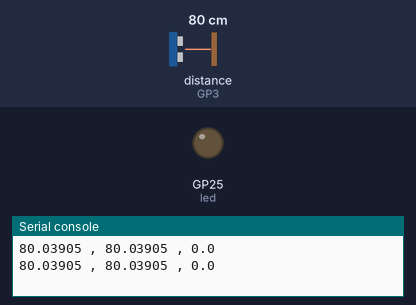
Bench run of a program on a simulated Raspberry Pi Pico running MicroPython. On the bench: output pins drawn as LEDs (lit = HIGH), the last lines printed to the serial console. The test bench sets the inputs (shaded band); at power-on: distance to the obstacle (sensor on GP3) 80 cm. The echo pulse lasts 58.3 µs per cm; pins used as bus, display or sensor lines are not drawn.

Above: at 1.2 s.
1.3 s: distance to the obstacle (sensor on GP3) set to 54 cm
2.8 s: distance to the obstacle (sensor on GP3) set to 46 cm
At 4.2 s:
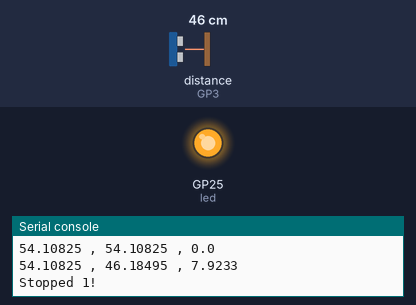
Timing chart, 0 to 9.6 s (numbered marks = the images above; inputs shaded):
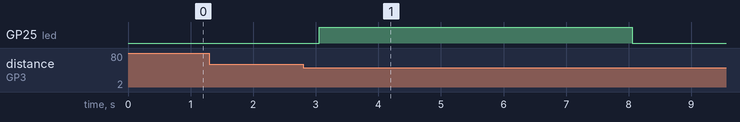

Measured:
- the behaviour switches between 50 and 49 cm on distance to the obstacle (sensor on GP3) (found by bisection; images 0 and 1)
- after the input at 2.8 s, GP25 (led): LOW → HIGH after 0.25 s, → LOW 5.0 s later

The program:

ultrasonic_measurement.py
```python
from machine import Pin
import time
import utime
led = machine.Pin("LED", machine.Pin.OUT)

trigger = Pin(2,Pin.OUT) #refer to GPIO number
echo = Pin(3,Pin.IN) #refer to GPIO number


#Gets distance from Ultrasonic sensor, not need to change
def getDist():
    trigger.low()
    utime.sleep_us(2)  #Delay for 2 microseconds
    trigger.high()
    utime.sleep_us(5)  #Delay for 2 microseconds
    trigger.low()

    while echo.value() == 0:
        signaloff = utime.ticks_us()

    while echo.value() == 1:
        signalon = utime.ticks_us()

    timepassed = signalon - signaloff
    distance = (timepassed * 0.0343)/2
    return distance


#def to be called to get the distance and acceleration relative
#to oncoming obstacle. Can be changed
def run():
    d1 = getDist()
    time.sleep(0.5)
    d2 = getDist()

    ac = d1-d2
    print(d1,",",d2,",",ac)

    if (ac > 1) and (d2 < 50):
        led(1)
        print("Stopped 1!")
        time.sleep(5)
        led(0)
    elif (d2 < 20):
        led(1)
        print("Stopped 2!")
        time.sleep(5)
        led(0)

while True:
    run()
```
